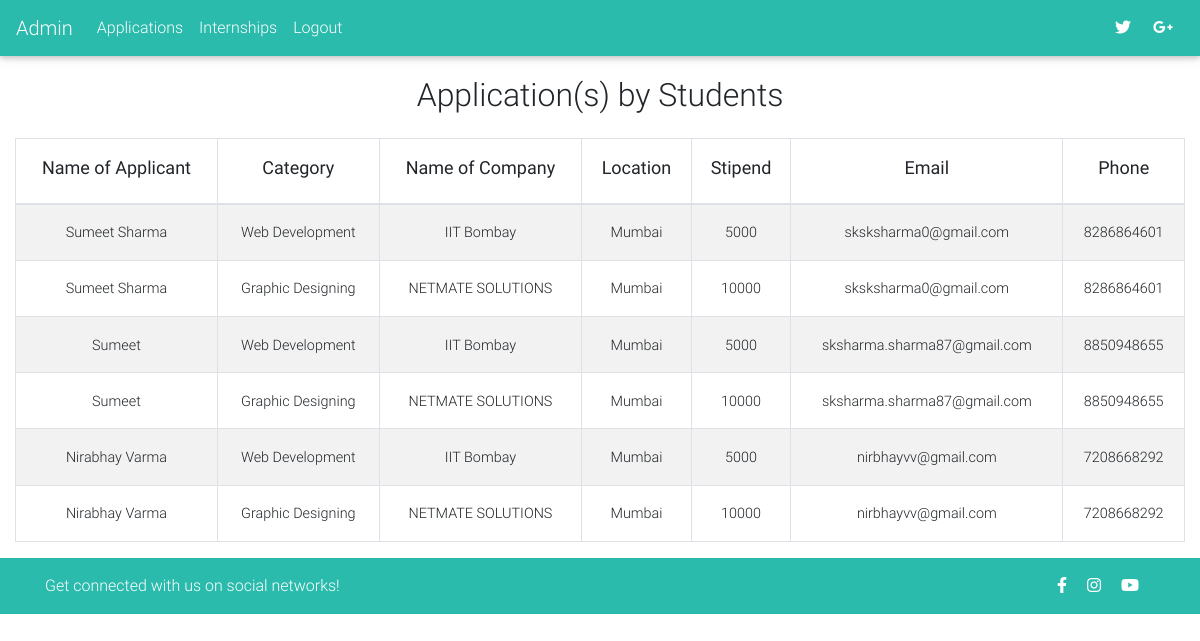
Page /admin/index.php (signed in) on the committed database.
### tables this page shows
CREATE TABLE `applications` (
  `id` int(11) NOT NULL,
  `cus_id` int(11) NOT NULL,
  `int_id` int(11) NOT NULL,
  `applied` int(11) NOT NULL DEFAULT '0'
);

CREATE TABLE `customers` (
  `id` int(11) NOT NULL,
  `fullname` varchar(100) NOT NULL,
  `email` varchar(255) NOT NULL,
  `password` varchar(255) NOT NULL,
  `address1` text NOT NULL,
  `address2` text NOT NULL,
  `city` varchar(100) NOT NULL,
  `state` varchar(100) NOT NULL,
  `zipcode` int(100) NOT NULL,
  `phone` text NOT NULL,
  `country` varchar(100) NOT NULL,
  `ip` varchar(255) NOT NULL
);

CREATE TABLE `internships` (
  `id` int(11) NOT NULL,
  `emp_id` int(11) NOT NULL,
  `category` text NOT NULL,
  `postedOn` text NOT NULL,
  `applyBy` text NOT NULL,
  `nameOfCompany` text NOT NULL,
  `aboutCompany` text NOT NULL,
  `aboutInternship` text NOT NULL,
  `location` text NOT NULL,
  `perks` text NOT NULL,
  `duration` int(100) NOT NULL,
  `stipend` int(100) NOT NULL,
  `positions` int(11) NOT NULL,
  `whoCanApply` text NOT NULL,
  `featured` tinyint(4) NOT NULL DEFAULT '0',
  `deleted` tinyint(4) NOT NULL DEFAULT '0'
);

### admin/index.php (the view, shortened to what this page needs)
<?php
	include('includes/header.php');
?>
<?php
	if(!isset($_SESSION['email'])){
      echo "<script>window.open('login.php','_self')</script>";
    }else{
?>
	<main>
		<h2 class="text-center p-3"> Application(s) by Students </h2>
		<div class="container-fluid table-responsive">
	        <table class="table table-striped table-bordered" style="display: table;">
	          	<thead>
		            <th class="text-center"><h5 class="h5-responsive"><b>Name of Applicant</b></h5></th>
		            <th class="text-center"><h5 class="h5-responsive"><b>Category</b></h5></th>
		            <th class="text-center"><h5 class="h5-responsive"><b>Name of Company</b></h5></th>
		            <th class="text-center"><h5 class="h5-responsive"><b>Location</b></h5></th>
		            <th class="text-center"><h5 class="h5-responsive"><b>Stipend</b></h5></th>
		            <th class="text-center"><h5 class="h5-responsive"><b>Email</b></h5></th>
		            <th class="text-center"><h5 class="h5-responsive"><b>Phone</b></h5></th>
	          	</thead>
	          	<tbody>
				<?php
	              $sql = "SELECT c.fullname, c.email, c.phone, i.category, i.nameOfCompany, i.location, i.stipend, a.id FROM applications a INNER JOIN customers c ON a.cus_id = c.id INNER JOIN internships i ON a.int_id = i.id WHERE a.applied = 1";
	              $applications = $db->query($sql);
	            ?>
	            <?php while($application = mysqli_fetch_assoc($applications)):?>
	              <tr>
	                <td class="text-center"><?=$application['fullname'];?></td>
	                <td class="text-center"><?=$application['category'];?></td>
	                <td class="text-center"><?=$application['nameOfCompany'];?></td>
	                <td class="text-center"><?=$application['location'];?></td>
	                <td class="text-center"><?=$application['stipend'];?></td>
	                <td class="text-center"><?=$application['email'];?></td>
	                <td class="text-center"><?=$application['phone'];?></td>
	              </tr>
	            <?php endwhile;?>
	          	</tbody>
	        </table>
      	</div>
    	<?php } ?>
	</main>
<?php
	include 'includes/footer.php';
?>

### admin/includes/header.php (shortened to what this page needs)
<!DOCTYPE html>
<html lang="en">
<head>
  <link rel="stylesheet" href="https://use.fontawesome.com/releases/v5.8.2/css/all.css">
  <link href="../css/bootstrap.min.css" rel="stylesheet">
  <link href="../css/mdb.min.css" rel="stylesheet">
  <link href="../css/style.css" rel="stylesheet">
</head>
<body>
  <header>
    <nav class="mb-1 navbar navbar-expand-lg navbar-dark default-color">
      <a class="navbar-brand" href="index.php">Admin</a>
      <div class="collapse navbar-collapse" id="navbarSupportedContent-333">
        <ul class="navbar-nav mr-auto">
          <li class="nav-item">
            <a class="nav-link" href="index.php">Applications</a>
          </li>
          <li class="nav-item">
            <a class="nav-link" href="internship.php">Internships</a>
          </li>
          <?php
            if(!isset($_SESSION['email'])){
            }
            else{
              echo "<li class='nav-item'><a href='logout.php' class='nav-link' style='border-radius: 10em;'>Logout</a></li>";
            }
          ?>
        </ul>
        <ul class="navbar-nav ml-auto nav-flex-icons">
          <li class="nav-item">
            <a class="nav-link waves-effect waves-light">
              <i class="fab fa-twitter"></i>
            </a>
          </li>
          <li class="nav-item">
            <a class="nav-link waves-effect waves-light">
              <i class="fab fa-google-plus-g"></i>
            </a>
          </li>
        </ul>
      </div>
    </nav>
  </header>

### admin/includes/footer.php (shortened to what this page needs)
<footer class="page-footer wow fadeIn default-color" style="font-family: Roboto;font-weight: 400;">
  <div class="">
    <div class="container">
      <div class="row py-3 d-flex align-items-center">
        <div class="col-md-6 col-lg-5 text-center text-md-left mb-4 mb-md-0">
          <h6 class="mb-0 white-text">Get connected with us on social networks!</h6>
        </div>
        <div class="col-md-6 col-lg-7 text-center text-md-right">
            <a class="fb-ic" href="https://instagram.com/khadipremium">
              <i class="fab fa-facebook-f white-text mr-3"> </i>
            </a>
            <a class="ins-ic" href="https://instagram.com/khadipremium">
                <i class="fab fa-instagram white-text mr-3"> </i>
            </a>
            <a href="https://www.youtube.com/" target="_blank">
              <i class="fab fa-youtube white-text mr-3"></i>
          </a>
        </div>
      </div>
    </div>
  </div>
</footer>
</body>
</html>

### rows in the picture
applications: customers.fullname "Sumeet Sharma", internships.category "Web Development", internships.nameOfCompany "IIT Bombay", internships.location "Mumbai", internships.stipend "5000", customers.email "sksksharma0@gmail.com", customers.phone "8286864601"
applications: customers.fullname "Sumeet Sharma", internships.category "Graphic Designing", internships.nameOfCompany "NETMATE SOLUTIONS", internships.location "Mumbai", internships.stipend "10000", customers.email "sksksharma0@gmail.com", customers.phone "8286864601"
applications: customers.fullname "Sumeet", internships.category "Web Development", internships.nameOfCompany "IIT Bombay", internships.location "Mumbai", internships.stipend "5000", customers.email "sksharma.sharma87@gmail.com", customers.phone "8850948655"
applications: customers.fullname "Sumeet", internships.category "Graphic Designing", internships.nameOfCompany "NETMATE SOLUTIONS", internships.location "Mumbai", internships.stipend "10000", customers.email "sksharma.sharma87@gmail.com", customers.phone "8850948655"
applications: customers.fullname "Nirabhay Varma", internships.category "Web Development", internships.nameOfCompany "IIT Bombay", internships.location "Mumbai", internships.stipend "5000", customers.email "nirbhayvv@gmail.com", customers.phone "7208668292"
applications: customers.fullname "Nirabhay Varma", internships.category "Graphic Designing", internships.nameOfCompany "NETMATE SOLUTIONS", internships.location "Mumbai", internships.stipend "10000", customers.email "nirbhayvv@gmail.com", customers.phone "7208668292"
